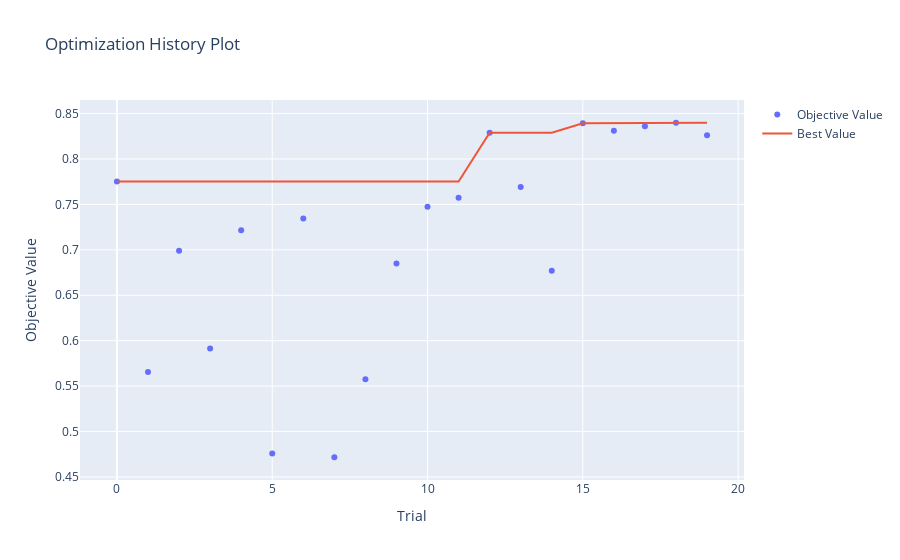
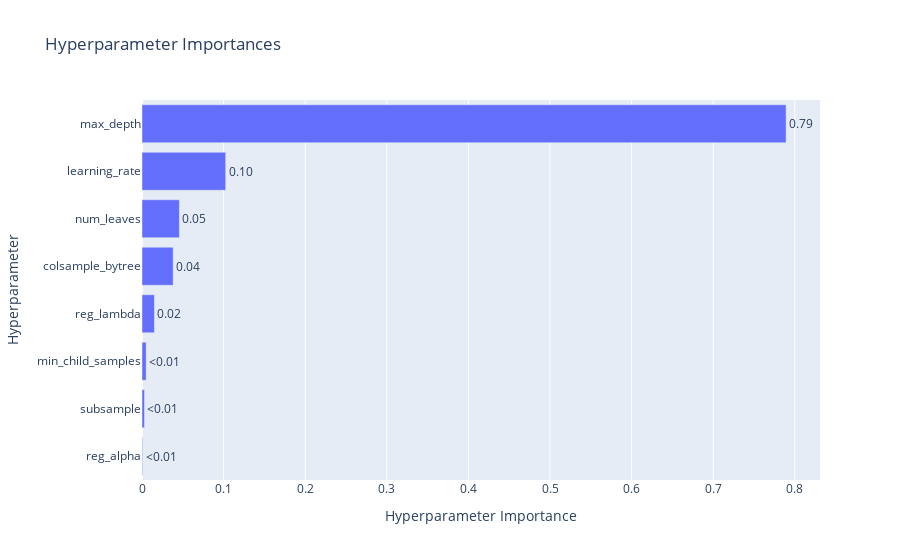

Notebook cell for these charts, in order:
### Code cell
"""
🎯 BLOK 13: LIGHTGBM HYPERPARAMETER TUNING
═══════════════════════════════════════════════════════
Run time: ~15-30 minutes (depending on n_trials)
Description: Optimize LightGBM hyperparameters with Optuna
"""

RUN_OPTUNA = True  # Set to False to skip

if RUN_OPTUNA:
    print("="*70)
    print("🎯 LIGHTGBM HYPERPARAMETER TUNING WITH OPTUNA")
    print("="*70)

    # Load preprocessed data
    print("\n1️⃣ Loading preprocessed data...")

    if 'X_train_smote' not in globals():
        print("   ⚠️ Loading from saved files...")
        with open('X_train_smote.pkl', 'rb') as f:
            X_train_smote = pickle.load(f)
        with open('y_train_smote.pkl', 'rb') as f:
            y_train_smote = pickle.load(f)
        with open('X_val_scaled.pkl', 'rb') as f:
            X_val_scaled = pickle.load(f)
        with open('y_val.pkl', 'rb') as f:
            y_val = pickle.load(f)

    print(f"   ✓ Using SMOTE data: {len(X_train_smote):,} samples")

    # Create LightGBM datasets
    print("\n2️⃣ Creating LightGBM datasets for Optuna...")
    dtrain = lgb.Dataset(X_train_smote, label=y_train_smote)
    dval = lgb.Dataset(X_val_scaled, label=y_val, reference=dtrain)
    print("   ✓ Datasets created")

    def objective_lgb(trial):
        """
        Optuna objective function for LightGBM.
        """
        params = {
            'objective': 'binary',
            'metric': 'auc',
            'verbosity': -1,
            'boosting_type': 'gbdt',
            'feature_pre_filter': False,  # ✅ FIX: Allow dynamic min_child_samples
            'learning_rate': trial.suggest_float('learning_rate', 0.01, 0.1, log=True),
            'num_leaves': trial.suggest_int('num_leaves', 20, 100),
            'max_depth': trial.suggest_int('max_depth', 3, 12),
            'min_child_samples': trial.suggest_int('min_child_samples', 10, 100),
            'subsample': trial.suggest_float('subsample', 0.6, 1.0),
            'colsample_bytree': trial.suggest_float('colsample_bytree', 0.6, 1.0),
            'reg_alpha': trial.suggest_float('reg_alpha', 1e-8, 10.0, log=True),
            'reg_lambda': trial.suggest_float('reg_lambda', 1e-8, 10.0, log=True),
            'random_state': RANDOM_STATE,
            'n_jobs': -1
        }

        # ✅ FIX: Use callbacks properly for new LightGBM API
        callbacks = [
            lgb.early_stopping(stopping_rounds=50),
            lgb.log_evaluation(period=0)  # Silent training
        ]

        model = lgb.train(
            params,
            dtrain,
            num_boost_round=1000,
            valid_sets=[dval],
            callbacks=callbacks
        )

        # Evaluate
        y_pred = model.predict(X_val_scaled)
        score = average_precision_score(y_val, y_pred)

        return score

    # Run optimization
    print("\n3️⃣ Running Optuna optimization...")
    print("   This will take 15-30 minutes for 50 trials...")
    print("   Feel free to reduce n_trials if needed!\n")

    study = optuna.create_study(
        direction='maximize',
        sampler=optuna.samplers.TPESampler(seed=RANDOM_STATE)
    )

    study.optimize(objective_lgb, n_trials=20, show_progress_bar=True)

    print("\n" + "="*70)
    print("📊 OPTIMIZATION RESULTS")
    print("="*70)
    print(f"Best AUC-PR: {study.best_value:.4f}")
    print(f"\nBest Parameters:")
    for k, v in study.best_params.items():
        print(f"   {k}: {v}")

    # Visualize optimization
    try:
        fig = plot_optimization_history(study)
        fig.show()

        fig = plot_param_importances(study)
        fig.show()
    except:
        print("   ⚠️ Visualization skipped (plotly might not be available)")

    # Train final model with best params
    print("\n4️⃣ Training final model with best parameters...")

    best_params = study.best_params
    best_params.update({
        'objective': 'binary',
        'metric': 'auc',
        'feature_pre_filter': False,  # ✅ Keep this for final model too
        'random_state': RANDOM_STATE,
        'n_jobs': -1,
        'verbose': -1
    })

    # ✅ FIX: Use callbacks for final training
    evals_result = {}
    callbacks_final = [
        lgb.early_stopping(stopping_rounds=50),
        lgb.log_evaluation(period=50),
        lgb.record_evaluation(evals_result)
    ]

    lgb_tuned = lgb.train(
        best_params,
        dtrain,
        num_boost_round=1000,
        valid_sets=[dtrain, dval],
        valid_names=['train', 'valid'],
        callbacks=callbacks_final
    )

    # Evaluate tuned model
    y_val_pred_tuned = lgb_tuned.predict(X_val_scaled)

    val_auc_roc_tuned = roc_auc_score(y_val, y_val_pred_tuned)
    val_auc_pr_tuned = average_precision_score(y_val, y_val_pred_tuned)

    print(f"\n📊 TUNED MODEL VALIDATION METRICS:")
    print(f"   AUC-ROC: {val_auc_roc_tuned:.4f}")
    print(f"   AUC-PR:  {val_auc_pr_tuned:.4f}")

    # Compare with baseline
    print(f"\n📈 IMPROVEMENT:")
    print(f"   AUC-ROC: {val_auc_roc:.4f} → {val_auc_roc_tuned:.4f} ({val_auc_roc_tuned-val_auc_roc:+.4f})")
    print(f"   AUC-PR:  {val_auc_pr:.4f} → {val_auc_pr_tuned:.4f} ({val_auc_pr_tuned-val_auc_pr:+.4f})")

    # Save tuned model
    lgb_tuned.save_model('lgb_tuned.txt')

    lgb_tuned_results = {
        'model_name': 'LightGBM Tuned',
        'val_auc_roc': val_auc_roc_tuned,
        'val_auc_pr': val_auc_pr_tuned,
        'best_params': best_params,
        'study': study
    }

    with open('lgb_tuned_results.pkl', 'wb') as f:
        pickle.dump(lgb_tuned_results, f)

    print("\n✅ Optuna tuning complete!")

else:
    print("⏭️ Skipping Optuna tuning (RUN_OPTUNA = False)")
    print("   Using baseline LightGBM as best model")

### Figure 1 — Plotly figure (JSON) as saved in the notebook; plotly's stock layout.template omitted (floating-point values rounded to 4 significant figures)
{"data": [{"mode": "markers", "name": "Objective Value", "type": "scatter", "x": [0, 1, 2, 3, 4, 5, 6, 7, 8, 9, 10, 11, 12, 13, 14, 15, 16, 17, 18, 19], "y": [0.7752, 0.5655, 0.699, 0.5915, 0.7215, 0.4758, 0.7345, 0.4717, 0.5575, 0.6851, 0.7474, 0.7574, 0.8288, 0.7692, 0.6771, 0.8394, 0.8311, 0.836, 0.8399, 0.8262]}, {"mode": "lines", "name": "Best Value", "type": "scatter", "x": [0, 1, 2, 3, 4, 5, 6, 7, 8, 9, 10, 11, 12, 13, 14, 15, 16, 17, 18, 19], "y": [0.7752, 0.7752, 0.7752, 0.7752, 0.7752, 0.7752, 0.7752, 0.7752, 0.7752, 0.7752, 0.7752, 0.7752, 0.8288, 0.8288, 0.8288, 0.8394, 0.8394, 0.8394, 0.8399, 0.8399]}, {"marker": {"color": "#cccccc"}, "mode": "markers", "name": "Infeasible Trial", "showlegend": false, "type": "scatter", "x": [], "y": []}], "layout": {"title": {"text": "Optimization History Plot"}, "xaxis": {"title": {"text": "Trial"}}, "yaxis": {"title": {"text": "Objective Value"}}}}

### Figure 2 — Plotly figure (JSON) as saved in the notebook; plotly's stock layout.template omitted (floating-point values rounded to 4 significant figures)
{"data": [{"cliponaxis": false, "hovertemplate": ["reg_alpha (FloatDistribution): 0.0007623600374173292<extra></extra>", "subsample (FloatDistribution): 0.0030322978272345515<extra></extra>", "min_child_samples (IntDistribution): 0.005083008424563034<extra></extra>", "reg_lambda (FloatDistribution): 0.015197736845303457<extra></extra>", "colsample_bytree (FloatDistribution): 0.03818992804355097<extra></extra>", "num_leaves (IntDistribution): 0.04580581488610521<extra></extra>", "learning_rate (FloatDistribution): 0.1025925237737576<extra></extra>", "max_depth (IntDistribution): 0.7893363301620678<extra></extra>"], "name": "Objective Value", "orientation": "h", "text": ["<0.01", "<0.01", "<0.01", "0.02", "0.04", "0.05", "0.10", "0.79"], "textposition": "outside", "type": "bar", "x": [0.0007624, 0.003032, 0.005083, 0.0152, 0.03819, 0.04581, 0.1026, 0.7893], "y": ["reg_alpha", "subsample", "min_child_samples", "reg_lambda", "colsample_bytree", "num_leaves", "learning_rate", "max_depth"]}], "layout": {"title": {"text": "Hyperparameter Importances"}, "xaxis": {"title": {"text": "Hyperparameter Importance"}}, "yaxis": {"title": {"text": "Hyperparameter"}}}}
